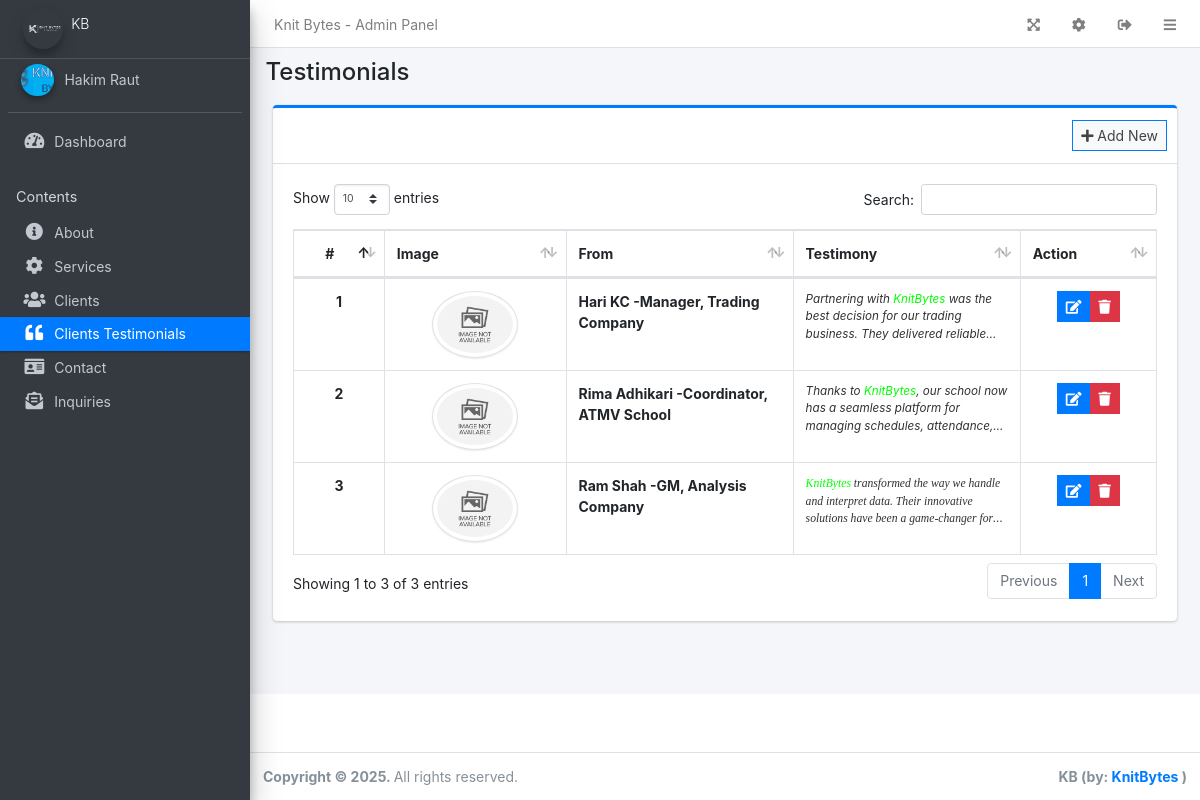
/admin/?page=testimonials (signed in), run on the app's committed database.
### tables this page shows
CREATE TABLE `testimonials` (
  `id` int(30) NOT NULL,
  `message_from` text NOT NULL,
  `message` text NOT NULL,
  `file_path` text NOT NULL,
  `date_created` datetime NOT NULL DEFAULT current_timestamp(),
  `date_updated` datetime DEFAULT NULL ON UPDATE current_timestamp()
);

### config.php (called while the page is built, shortened)
<?php
function validate_image($file){
	if(!empty($file)){
		if(is_file(base_app.$file)){
			return base_url.$file;
		}else{
			return base_url.'dist/img/no-image-available.png';
		}
	}else{
		return base_url.'dist/img/no-image-available.png';
	}
}
?>

### admin/testimonials/index.php (the view, shortened to what this page needs)
<div class="col-lg-12">
	<div class="card card-outline card-primary">
		<div class="card-header">
			<div class="card-tools">
				<a class="btn btn-block btn-sm btn-default btn-flat border-primary new_testimonial" href="javascript:void(0)"><i class="fa fa-plus"></i> Add New</a>
			</div>
		</div>
		<div class="card-body">
			<table class="table tabe-hover table-bordered table-compact" id="list">
				<colgroup>
					<col width="10%">
					<col width="20%">
					<col width="25%">
					<col width="25%">
					<col width="15%">
				</colgroup>
				<thead>
					<tr>
						<th class="text-center">#</th>
						<th>Image</th>
						<th>From</th>
						<th>Testimony</th>
						<th>Action</th>
					</tr>
				</thead>
				<tbody>
					<?php
					$i = 1;
					$qry = $conn->query("SELECT * FROM `testimonials` order by unix_timestamp(`date_updated`) desc, unix_timestamp(`date_created`) desc");
					while($row= $qry->fetch_assoc()):
						$desc = html_entity_decode($row['message']);
					?>
					<tr>
						<th class="text-center"><?php echo $i++ ?></th>
						<td class='text-center'>
							<img src="<?php echo validate_image($row['file_path']) ?>" alt="Testimony Image"  style="object-fit:scale-down;object-position:center center;border-radius: 50%;height: auto;max-width: 55%;" class="img-thumbnail">
						</td>
						<td><b class=""><?php echo ucwords($row['message_from']) ?></b></td>
						<td><small class="truncate"><?php echo $desc ?></small></td>
						<td class="text-center">
		                    <div class="btn-group">
		                        <a href="javascript:void(0)" data-id='<?php echo $row['id'] ?>' class="btn btn-primary btn-flat btn-sm manage_testimonial">
		                          <i class="fas fa-edit"></i>
		                        </a>
		                        <button type="button" class="btn btn-danger btn-sm btn-flat delete_testimonial" data-id="<?php echo $row['id'] ?>">
		                          <i class="fas fa-trash"></i>
		                        </button>
	                      </div>
						</td>
					</tr>
				<?php endwhile; ?>
				</tbody>
			</table>
		</div>
	</div>
</div>

### data on the page
testimonials: message_from "Hari KC -Manager, Trading Company", message "Partnering with KnitBytes was the best decision for our trading business. They delivered…"
testimonials: message_from "Rima Adhikari -Coordinator, ATMV School", message "Thanks to KnitBytes , our school now has a seamless platform for managing schedules,…"
testimonials: message_from "Ram Shah -GM, Analysis Company", message "KnitBytes transformed the way we handle and interpret data. Their innovative solutions have been a game-changer…"

### other printed values
$_settings->info('name') "Knit Bytes"
$_settings->info('short_name') "KB"
$_settings->userdata('firstname').' '.$_settings->userdata('lastname') "Hakim Raut"
str_replace("_", " ",$page) "Testimonials"
